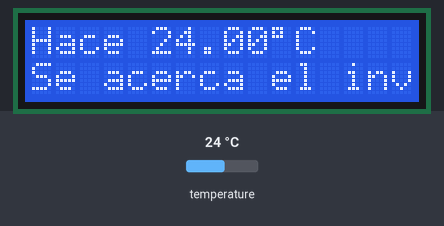
Simulated run of this sketch. Board: Arduino Uno, built with avr-gcc and run on an emulated ATmega328P. On the bench: 16×2 character LCD. The inputs (shaded band) are chosen by the test bench; at power-on: temperature 24 °C. What the sketch prints to the serial monitor is not drawn.

Above: at 1.9 s.
At 2.4 s:
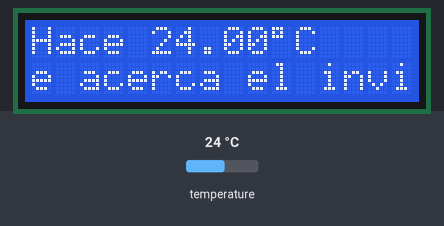
At 2.9 s:
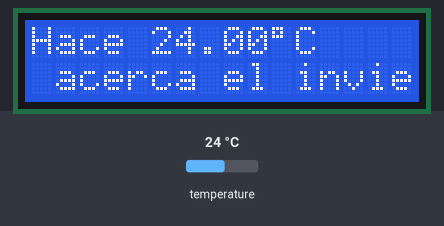
At 3.4 s:
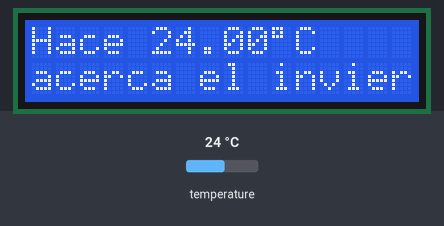
At 3.9 s:
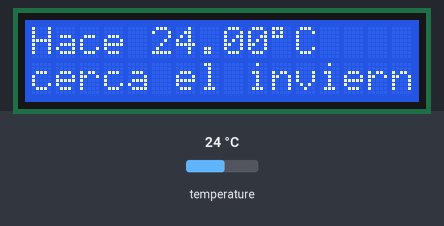
At 4.4 s:
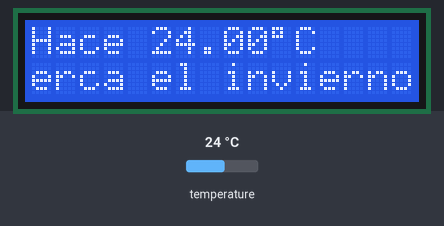

The sketch:

MaquinaDelTiempo_v2.ino
```cpp
#include <OneWire.h>

#include <DallasTemperature.h>

#include <LiquidCrystal.h>

#define Pin 2 //Se declara el pin donde se conectará la DATA

OneWire ourWire(Pin); //Se establece el pin declarado como bus para la comunicación OneWire

DallasTemperature sensors(&ourWire); //Se instancia la librería DallasTemperature

LiquidCrystal lcd(11, NULL, 12, 7, 8, 9, 10);

void setup() {
delay(1000);
Serial.begin(9600);
sensors.begin(); //Se inician los sensores
lcd.begin(16, 2); //Se inicia la pantalla
}

void loop() {
sensors.requestTemperatures(); //Prepara el sensor para la lectura

Serial.print(sensors.getTempCByIndex(0)); //Se lee e imprime la temperatura en grados Celsius
Serial.println(" grados Centigrados");
Serial.print(sensors.getTempFByIndex(0)); //Se lee e imprime la temperatura en grados Fahrenheit
Serial.println(" grados Fahrenheit");

lcd.setCursor(0,0);
lcd.print("Hace ");
lcd.print(sensors.getTempCByIndex(0));
lcd.print("\337C");

lcd.setCursor(0,1);
if (sensors.getTempCByIndex(0) > 20) {
//  lcd.print("Winter is coming");
  lcd.print("Se acerca el inv");
  delay(500);
  lcd.setCursor(0,1);
  lcd.print("e acerca el invi");
  delay(500);
  lcd.setCursor(0,1);
  lcd.print(" acerca el invie");
  delay(500);
  lcd.setCursor(0,1);
  lcd.print("acerca el invier");
  delay(500);
  lcd.setCursor(0,1);
  lcd.print("cerca el inviern");
  delay(500);
  lcd.setCursor(0,1);
  lcd.print("erca el invierno");
}

delay(60000); //Se provoca un lapso de 10 segundos antes de la próxima lectura

}
```

Measured:
- what the display in image 0 shows lasts 0.5 s, from 1.9 s to 2.4 s
